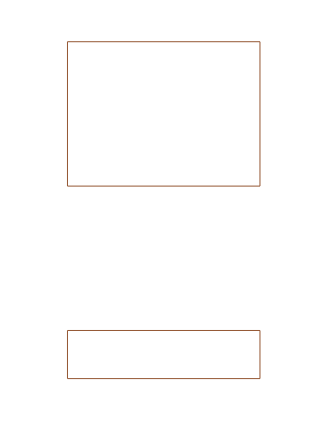

Write Python code to recreate this figure.
import shapefile    # memasukan module shapefile
w=shapefile.Writer()    # mendefinisikan w sebagai shapefile.writer
w.shapeType     # melakukan penerapan shapeType pada w

w.field("kolom1","C")   # membuat kolom dengan type character di dalamnya
w.field("kolom2","C")   # membuat kolom dengan type character di dalamnya

w.record("ngek","satu")  # membuat rekaman ke satu sebagai tempat [[[1,3],[5,3], [5,2],[1,2],[1,3]]]
w.record("crot","dua")      # membuat rekaman ke satu sebagai tempat [[[1,6],[5,6], [5,9],[1,9],[1,6]]]

w.poly(parts=[[[1,3],[5,3], [5,2],[1,2],[1,3]]],shapeType=shapefile.POLYLINE)   #bentuk garis poli line 
w.poly(parts=[[[1,6],[5,6], [5,9],[1,9],[1,6]]],shapeType=shapefile.POLYLINE)   #bentuk garis poli line 

w.save("cokgan8")   # di simpan dalam bentuk shp dengan nama cokgan8     